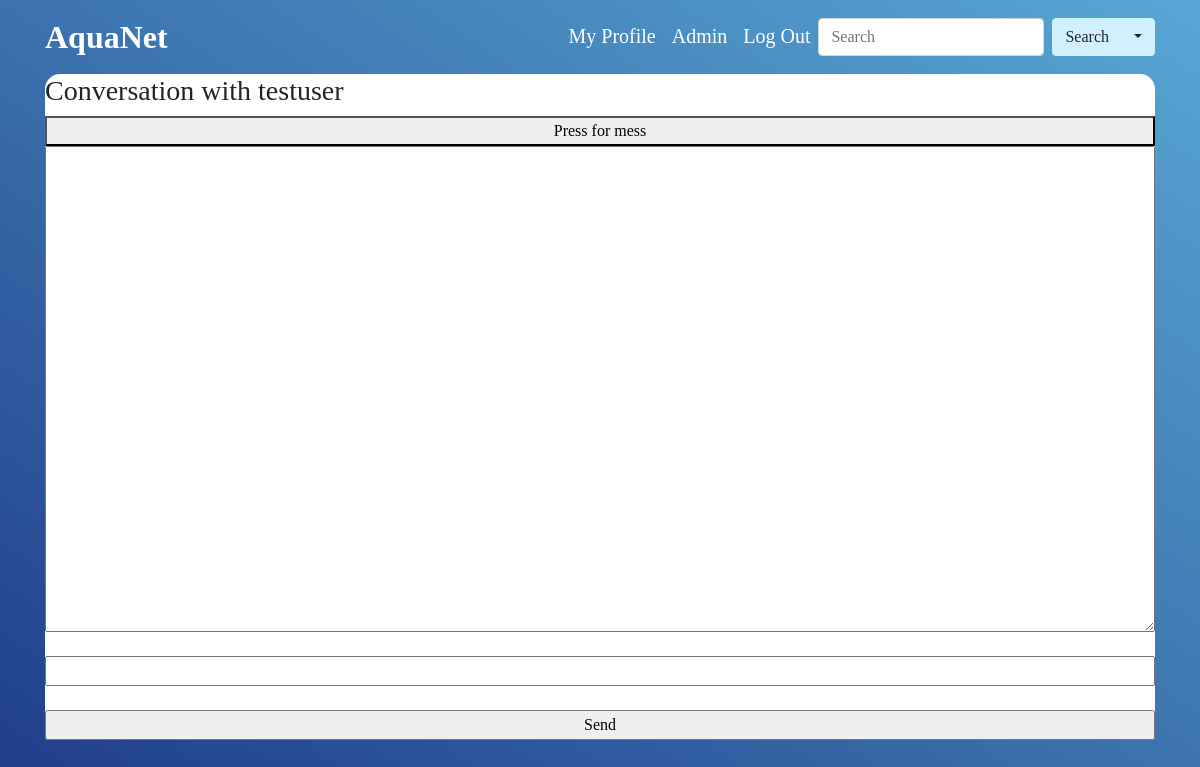
Page /messages/5/ (signed in) on the earlier database version.
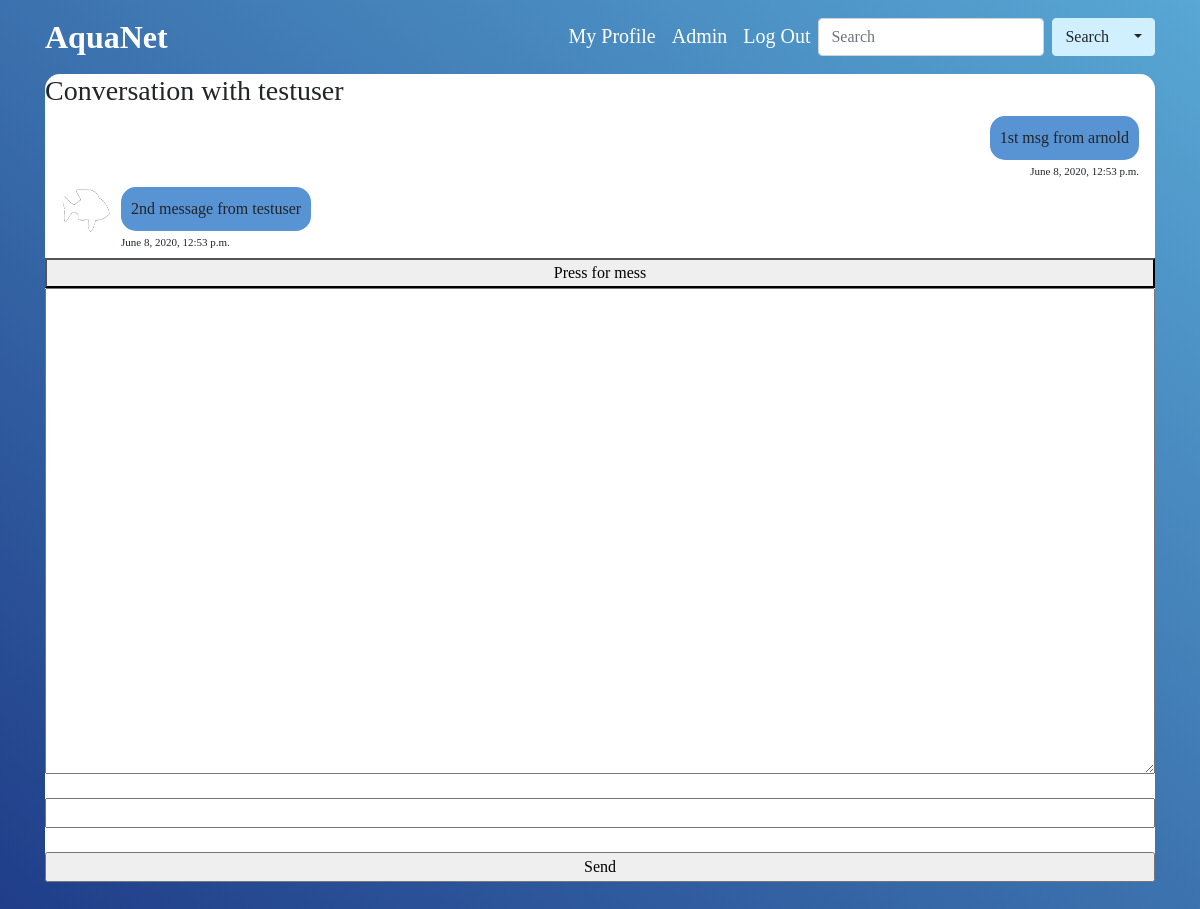
Same page on the later database version.
### userschat/models.py (models this page shows, shortened)
class Message(models.Model):
    thread = models.ForeignKey(Thread, null=True, blank=True, on_delete=models.SET_NULL)
    message = models.TextField()
    sender = models.ForeignKey(User, on_delete=models.CASCADE)
    date = models.DateTimeField(default=timezone.now)

### userschat/views.py (the view)
# urls.py: path('messages/<int:pk>/', views.RoomView.as_view(), name='room'),
class RoomView(LoginRequiredMixin, UserPassesTestMixin, DetailView):
    model = Thread
    template_name = 'userschat/room.html'
    def get_context_data(self, *, object_list=None, **kwargs):
        context = super(RoomView, self).get_context_data(**kwargs)
        thread = self.get_object()
        messages = Message.objects.filter(thread=thread)
        if thread.first_user == self.request.user:
            other_user = thread.second_user
        else:
            other_user = thread.first_user
        context.update({'room_name': thread.id, 'thread': thread, 'chat_messages': messages, 'reciever': other_user})
        return context
    def test_func(self):
        thread = self.get_object()
        if self.request.user == thread.first_user or self.request.user == thread.second_user:
            return True
        return False

### userschat/templates/userschat/room.html (shortened to what this page needs)
{% extends "speciesprofile/base.html" %}
{% load static %}
{% block content %}
<div class="card">
    <h3>Conversation with {{reciever}}</h2>
    <div id="chat-container" class="card">
        {% for message in chat_messages %}
        {% if message.sender == user %}
        <div class="d-flex justify-content-end mb-4 mr-3">
            <div class="chat-message-box">
                {{message.message}}
                <span class="chat-time-stamp sender">{{message.date}}</span>
            </div>
        </div>
        {% else %}
        <div class="d-flex justify-content-start mb-4 ml-3">
            <div class="chat-user-img">
                <img src="/media/species-images/default.jpg">
            </div>
            <div class="chat-message-box">
                {{message.message}}
                <span class="chat-time-stamp reciever">{{message.date}}</span>
            </div>
        </div>
        {% endif %}
    {% endfor %}
    </div>
    <button id="testBtn">Press for mess</button>
    <textarea id="chat-log" cols="100" rows="20"></textarea><br>
    <input id="chat-message-input" type="text" size="100"><br>
    <input id="chat-message-submit" type="button" value="Send">
</div>
{% endblock content %}

Differences in the rows shown:
added Message: message "1st msg from arnold", date "June 8, 2020, 12:53 p.m."
added Message: message "2nd message from testuser", date "June 8, 2020, 12:53 p.m."
